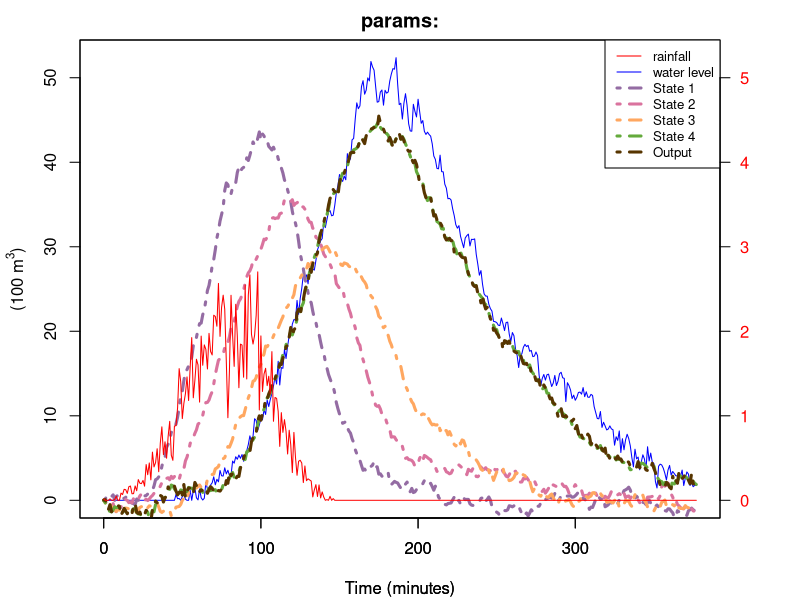

Write R code to recreate this figure.
setwd(dirname(dirname(rstudioapi::getActiveDocumentContext()$path)));getwd() # automatically sets WD to repo-base

b1 <- read.csv("data/rain1.csv")
set.seed(69)

# parameters
a <- 0.04
sigma1 <- 0.1
sigma2 <- 0.1
K_states <- 4

N <- length(b1$minutes) # dependent on what experiment we use

# initial state
X <- matrix(nrow=K_states,ncol=N)
X0 <- c(0,0,0,0) # column vector
X[,1] <- X0
B <- matrix(c(1,0,0,0),nrow=K_states) # column
C <- matrix(c(0,0,0,1),nrow=1) # row 

kalman_filter <- function(input, a, sigma1, sigma2){
  A <- matrix(c(1-a,0,0,0,
                a,1-a,0,0,
                0,a,1-a,0,
                0,0,a,0.98),nrow=4, byrow=TRUE)
  Sigma1 <- diag(4)*sigma1
  Sigma2 <- matrix(sigma2)
  Y <- numeric(N)
  Y[1] <- C%*%X[,1] + sqrt(Sigma2) %*% rnorm(1) # scalar (the level of water in basin)
  # running N steps Kalman filtering with input u_t (rainfall)
  for (I in 2:N){
    X[,I] <- A %*% X[,I-1,drop=FALSE] + B%*%input[I-1] + chol(Sigma1) %*% matrix(rnorm(4),ncol=1)
    Y[I] <- C %*% X[,I] + sqrt(Sigma2) %*% rnorm(1)
  }
  return(list(X = X, Y = Y))
}

as <- c(0.04, 0.02, 0.06)
sigma1s <- c(0.1, 0.01, 0.5)
sigma2s <- c(0.1, 0.01, 1)


simul <- kalman_filter(b1$u, a, sigma1, sigma2)
# X <- simul$X
# Y <- simul$Y


### TODO: MAKE MANY PLOTS WITH DIFFERENT PARAMETER VALUES in kalman_filter. see 1_1 with more compact plotting
kalman_plot <- function(data, simul, title, position, y_max){
  if (!(position %in% c("left", "right", "middle"))) {
    stop("Invalid side argument. Choose 'left', 'right' or 'middle'.")
  }
  
  
  plot(data$minutes, data$y, col="blue", type="l", 
       xlab="Time (minutes)", ylab="",
       ylim=c(0, y_max))
  
  lw=3;lt=4
  lines(data$minutes,simul$X[1,], col="#946ca3", lwd=lw, lty=lt)
  lines(data$minutes,simul$X[2,], col="#da739e", lwd=lw, lty=lt)
  lines(data$minutes,simul$X[3,], col="#ffa760", lwd=lw, lty=lt)
  lines(data$minutes,simul$X[4,], col="#64aa3c", lwd=lw, lty=lt)
  lines(data$minutes,simul$Y, col="#573500", lwd=lw, lty=lt)

  par(new=TRUE)
  plot(data$minutes, data$u, 
       col="red", lwd=1, type="l",
       xlab="Time (minutes)", ylab="", yaxt="n",
       main=title, ylim=c(0, y_max/10))
  
  legend("topright", 
         legend = c("rainfall", "water level", "State 1", "State 2", "State 3", "State 4", "Output"), 
         col = c("red","blue","#946ca3", "#da739e", "#ffa760", "#64aa3c", "#573500"), 
         lwd = c(1, 1, lw, lw, lw, lw, lw),
         lty = c(1, 1, lt, lt, lt, lt, lt),
         cex=0.8)
  axis(side=4, col.axis="red", las=1)
  
  if (position == "left"){
    mtext(expression(paste("(100 ", m^3, ")")), side=2, line=2.5, col="black")
  } else if (position == "right") {
    mtext(expression(paste("Rainfall 'u' (100 ", m^3, "/min)")), side=4, line=2.5, col="red")
  } else if (position == "middle") {
    
  }
}



### plotting
y_max <- max(b1$y)
old_mar <- par("mar")
par(mfrow=c(1,1), oma=c(0,0,0,3), mar=c(4.1, 4, 2, 1))

# right side will be the water level for, left will be input water rain
kalman_plot(b1, simul, "params:", "left", y_max = y_max)
